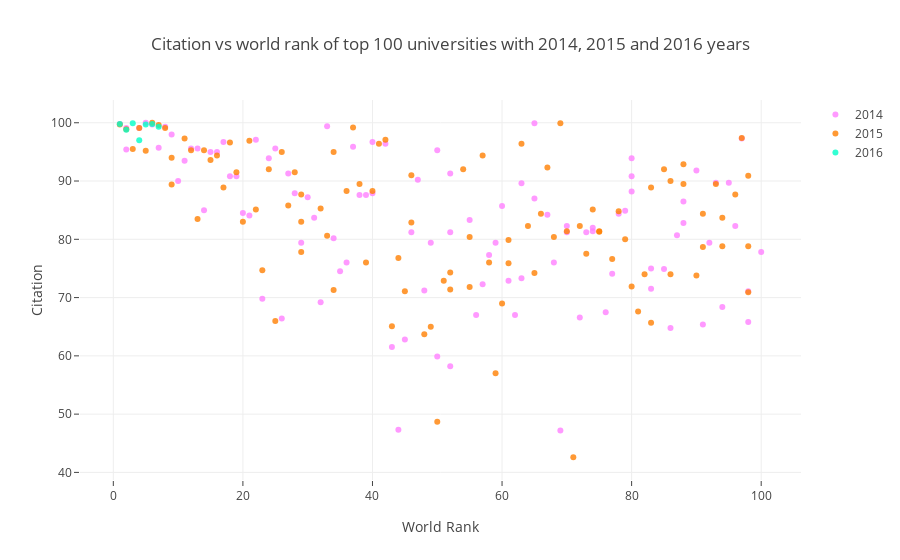

This figure's notebook cell:
### Markdown cell above
Too messy? Try to hide some of the years

### Code cell
# creating trace1
trace1 = go.Scatter(
    x=df2014.world_rank, y=df2014.citations,
    mode="markers",  # this! or we can try "lines+markers"
    name="2014", marker=dict(color='rgba(255, 128, 255, 0.8)'), text=df2014.university_name)

# creating trace2
trace2 = go.Scatter(
    x=df2015.world_rank, y=df2015.citations,
    mode="markers",  # this!
    name="2015", marker=dict(color='rgba(255, 128, 2, 0.8)'), text=df2015.university_name)
# creating trace3
trace3 = go.Scatter(
    x=df2016.world_rank, y=df2016.citations,
    mode="markers",  # this!
    name="2016", marker=dict(color='rgba(0, 255, 200, 0.8)'), text=df2016.university_name)
layout = go.Layout(title='Citation vs world rank of top 100 universities with 2014, 2015 and 2016 years',
                   xaxis=dict(title='World Rank', ticklen=5, zeroline=False), yaxis=dict(title='Citation', ticklen=5, zeroline=False))
fig = go.Figure(data=[trace1, trace2, trace3], layout=layout)
iplot(fig)

### Figure 1 — Plotly figure (JSON) as saved in the notebook; plotly's stock layout.template omitted (floating-point values rounded to 4 significant figures)
{"data": [{"marker": {"color": "rgba(255, 128, 255, 0.8)"}, "mode": "markers", "name": "2014", "text": ["California Institute of Technology", "Harvard University", "University of Oxford", "Stanford University", "Massachusetts Institute of Technology", "Princeton University", "University of Cambridge", "University of California, Berkeley", "University of Chicago", "Imperial College London", "Yale University", "University of California, Los Angeles", "Columbia University", "ETH Zurich – Swiss Federal Institute of Technology Zurich", "Johns Hopkins University", "University of Pennsylvania", "Duke University", "University of Michigan", "Cornell University", "University of Toronto", "University College London", "Northwestern University", "University of Tokyo", "Carnegie Mellon University", "University of Washington", "National University of Singapore", "University of Texas at Austin", "Georgia Institute of Technology", "University of Illinois at Urbana-Champaign", "University of Wisconsin-Madison", "University of British Columbia", "London School of Economics and Political Science", "University of California, Santa Barbara", "University of Melbourne", "McGill University", "Karolinska Institute", "École Polytechnique Fédérale de Lausanne", "King’s College London", "University of Edinburgh", "New York University", "University of California, San Diego", "Washington University in St Louis", "University of Hong Kong", "Seoul National University", "Peking University", "University of Minnesota", "University of North Carolina at Chapel Hill", "Australian National University", "Pennsylvania State University", "Boston University", "Tsinghua University", "Brown University", "Kyoto University", "University of California, Davis", "LMU Munich", "Korea Advanced Institute of Science and Technology (KAIST)", "Hong Kong University of Science and Technology", "University of Manchester", "Ohio State University", "Pohang University of Science and Technology", "KU Leuven", "Purdue University", "The University of Queensland", "University of Göttingen", "Rice University", "École Normale Supérieure", "Leiden University", "Heidelberg University", "Delft University of Technology", "University of Southern California", "École Polytechnique", "University of Sydney", "Erasmus University Rotterdam", "University of Basel", "Utrecht University", "Nanyang Technological University", "Wageningen University and Research Center", "University of Pittsburgh", "University of Bristol", "Durham University", "Emory University", "Tufts University", "Michigan State University", "University of Amsterdam", "Ghent University", "Free University of Berlin", "Technical University of Munich", "Case Western Reserve University", "Vanderbilt University", "University of Notre Dame", "Monash University", "McMaster University", "University of California, Irvine", "Humboldt University of Berlin", "University of Rochester", "Pierre and Marie Curie University", "University of Colorado Boulder", "Maastricht University", "University of Groningen", "University of Helsinki"], "type": "scatter", "uid": "453f3f18-e8dd-11e8-8480-2f819eb7b5e7", "x": ["1", "2", "2", "4", "5", "6", "7", "8", "9", "10", "11", "12", "13", "14", "15", "16", "17", "18", "19", "20", "21", "22", "23", "24", "25", "26", "27", "28", "29", "30", "31", "32", "33", "34", "35", "36", "37", "38", "39", "40", "40", "42", "43", "44", "45", "46", "47", "48", "49", "50", "50", "52", "52", "52", "55", "56", "57", "58", "59", "60", "61", "62", "63", "63", "65", "65", "67", "68", "69", "70", "70", "72", "73", "74", "74", "76", "77", "78", "79", "80", "80", "80", "83", "83", "85", "86", "87", "88", "88", "90", "91", "92", "93", "94", "95", "96", "97", "98", "98", "100"], "y": [99.8, 99.1, 95.4, 99.1, 100, 99.7, 95.7, 99.3, 98, 90, 93.5, 95.6, 95.6, 85, 95, 95, 96.7, 90.8, 90.8, 84.5, 84.1, 97.1, 69.8, 93.9, 95.6, 66.4, 91.3, 87.9, 79.4, 87.2, 83.7, 69.2, 99.4, 80.2, 74.5, 76, 95.9, 87.6, 87.6, 87.9, 96.7, 96.4, 61.5, 47.3, 62.8, 81.2, 90.2, 71.2, 79.4, 95.3, 59.9, 91.3, 58.2, 81.2, 83.3, 67, 72.3, 77.3, 79.4, 85.7, 72.9, 67, 73.3, 89.6, 99.9, 87, 84.2, 76, 47.2, 81.2, 82.3, 66.6, 81.2, 81.4, 82, 67.5, 74.1, 84.4, 84.9, 88.2, 90.8, 93.9, 71.5, 75, 74.9, 64.8, 80.7, 82.8, 86.5, 91.8, 65.4, 79.4, 89.7, 68.4, 89.7, 82.3, 97.3, 65.8, 71.1, 77.8]}, {"marker": {"color": "rgba(255, 128, 2, 0.8)"}, "mode": "markers", "name": "2015", "text": ["California Institute of Technology", "Harvard University", "University of Oxford", "Stanford University", "University of Cambridge", "Massachusetts Institute of Technology", "Princeton University", "University of California, Berkeley", "Imperial College London", "Yale University", "University of Chicago", "University of California, Los Angeles", "ETH Zurich – Swiss Federal Institute of Technology Zurich", "Columbia University", "Johns Hopkins University", "University of Pennsylvania", "University of Michigan", "Duke University", "Cornell University", "University of Toronto", "Northwestern University", "University College London", "University of Tokyo", "Carnegie Mellon University", "National University of Singapore", "University of Washington", "Georgia Institute of Technology", "University of Texas at Austin", "LMU Munich", "University of Illinois at Urbana-Champaign", "University of Wisconsin-Madison", "University of British Columbia", "University of Melbourne", "London School of Economics and Political Science", "École Polytechnique Fédérale de Lausanne", "University of Edinburgh", "University of California, Santa Barbara", "New York University", "McGill University", "King’s College London", "University of California, San Diego", "Washington University in St Louis", "University of Hong Kong", "Karolinska Institute", "Australian National University", "University of Minnesota", "University of North Carolina at Chapel Hill", "Peking University", "Tsinghua University", "Seoul National University", "Hong Kong University of Science and Technology", "Korea Advanced Institute of Science and Technology (KAIST)", "University of Manchester", "Brown University", "KU Leuven", "University of California, Davis", "Boston University", "Pennsylvania State University", "Kyoto University", "University of Sydney", "Nanyang Technological University", "École Polytechnique", "Scuola Normale Superiore di Pisa", "Leiden University", "The University of Queensland", "Pohang University of Science and Technology", "University of Göttingen", "Ohio State University", "Rice University", "Heidelberg University", "Delft University of Technology", "Erasmus University Rotterdam", "Wageningen University and Research Center", "University of Bristol", "University of Basel", "University of Southern California", "University of Amsterdam", "École Normale Supérieure", "Utrecht University", "Humboldt University of Berlin", "Free University of Berlin", "Michigan State University", "Durham University", "Monash University", "Middle East Technical University", "University of Arizona", "University of Notre Dame", "Tufts University", "University of California, Irvine", "Ghent University", "University of Massachusetts", "University of Pittsburgh", "Emory University", "McMaster University", "University of Glasgow", "Vanderbilt University", "University of Colorado Boulder", "Stockholm University", "Technical University of Munich", "Uppsala University"], "type": "scatter", "uid": "453f430a-e8dd-11e8-8480-2f819eb7b5e7", "x": ["1", "2", "3", "4", "5", "6", "7", "8", "9", "9", "11", "12", "13", "14", "15", "16", "17", "18", "19", "20", "21", "22", "23", "24", "25", "26", "27", "28", "29", "29", "29", "32", "33", "34", "34", "36", "37", "38", "39", "40", "41", "42", "43", "44", "45", "46", "46", "48", "49", "50", "51", "52", "52", "54", "55", "55", "57", "58", "59", "60", "61", "61", "63", "64", "65", "66", "67", "68", "69", "70", "71", "72", "73", "74", "75", "75", "77", "78", "79", "80", "81", "82", "83", "83", "85", "86", "86", "88", "88", "90", "91", "91", "93", "94", "94", "96", "97", "98", "98", "98"], "y": [99.7, 98.9, 95.5, 99.1, 95.2, 100, 99.6, 99.1, 89.4, 94, 97.3, 95.3, 83.5, 95.3, 93.6, 94.4, 88.9, 96.6, 91.5, 83, 96.9, 85.1, 74.7, 92, 66, 95, 85.8, 91.5, 83, 77.8, 87.7, 85.3, 80.6, 71.3, 95, 88.3, 99.2, 89.5, 76, 88.3, 96.4, 97.1, 65.1, 76.8, 71.1, 82.9, 91, 63.7, 65, 48.7, 72.9, 71.4, 74.3, 92, 71.8, 80.4, 94.4, 76, 57, 69, 75.9, 79.9, 96.4, 82.3, 74.2, 84.4, 92.3, 80.4, 99.9, 81.4, 42.6, 82.3, 77.5, 85.1, 81.4, 81.3, 76.6, 84.8, 80, 71.9, 67.6, 74, 88.9, 65.7, 92, 74, 90, 92.9, 89.5, 73.8, 78.7, 84.4, 89.5, 78.8, 83.7, 87.7, 97.4, 90.9, 78.8, 70.9]}, {"marker": {"color": "rgba(0, 255, 200, 0.8)"}, "mode": "markers", "name": "2016", "text": ["California Institute of Technology", "University of Oxford", "Stanford University", "University of Cambridge", "Massachusetts Institute of Technology", "Harvard University", "Princeton University"], "type": "scatter", "uid": "453f460c-e8dd-11e8-8480-2f819eb7b5e7", "x": ["1", "2", "3", "4", "5", "6", "7"], "y": [99.8, 98.8, 99.9, 97, 99.7, 99.8, 99.3]}], "layout": {"title": "Citation vs world rank of top 100 universities with 2014, 2015 and 2016 years", "xaxis": {"ticklen": 5, "title": "World Rank", "zeroline": false}, "yaxis": {"ticklen": 5, "title": "Citation", "zeroline": false}}}
